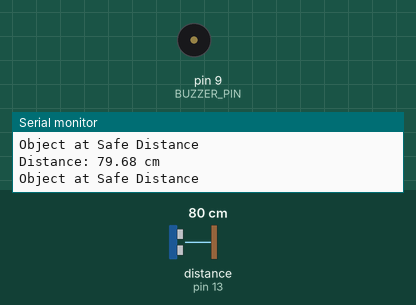
This sketch was run on a simulated Arduino Uno, built with avr-gcc and run on an emulated ATmega328P. Shown: buzzer (waves = sounding), the last lines printed to the serial monitor. Wiring (inferred from the names in the program): ultrasonic range finder: trigger pin 12; echo pin 13. The test bench sets the inputs (shaded band); at power-on: distance to the obstacle (sensor on pin 13) 80 cm. The echo pulse lasts 58.3 µs per cm.

Above: at 1.2 s.
1.3 s: distance to the obstacle (sensor on pin 13) set to 2 cm
At 1.9 s:
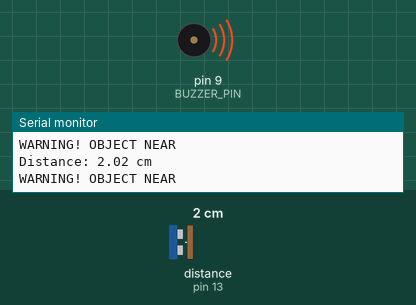
3.0 s: distance to the obstacle (sensor on pin 13) set to 4 cm
Timing chart, 0 to 6.0 s (numbered marks = the images above; inputs shaded):
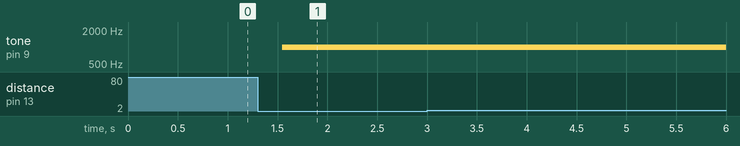

The sketch:

Alram_System.ino
```cpp
#define TRIG_PIN 12
#define ECHO_PIN 13
#define BUZZER_PIN 9

const int ALARM_DISTANCE = 20;

void setup() {
  Serial.begin(9600);

  pinMode(TRIG_PIN, OUTPUT);
  pinMode(ECHO_PIN, INPUT);
  pinMode(BUZZER_PIN, OUTPUT);

  digitalWrite(BUZZER_PIN, LOW);

  Serial.println("ULTRASONIC DISTANCE ALARM");
  Serial.println("System Started");
}

void loop() {
  digitalWrite(TRIG_PIN, LOW);
  delayMicroseconds(2);

  digitalWrite(TRIG_PIN, HIGH);
  delayMicroseconds(10);

  digitalWrite(TRIG_PIN, LOW);

  long duration = pulseIn(ECHO_PIN, HIGH, 30000);

  if (duration == 0) {
    noTone(BUZZER_PIN);
    Serial.println("No Object Detected");
    delay(500);
    return;
  }

  float distance = duration * 0.0343 / 2;

  Serial.print("Distance: ");
  Serial.print(distance);
  Serial.println(" cm");

  if (distance <= ALARM_DISTANCE) {
    Serial.println("WARNING! OBJECT NEAR");

    tone(BUZZER_PIN, 1000);
  } else {
    noTone(BUZZER_PIN);
    Serial.println("Object at Safe Distance");
  }

  delay(300);
}
```

Measured:
- after the input at 1.3 s, tone on pin 9 (BUZZER_PIN): silent → 1000 Hz after 0.25 s
